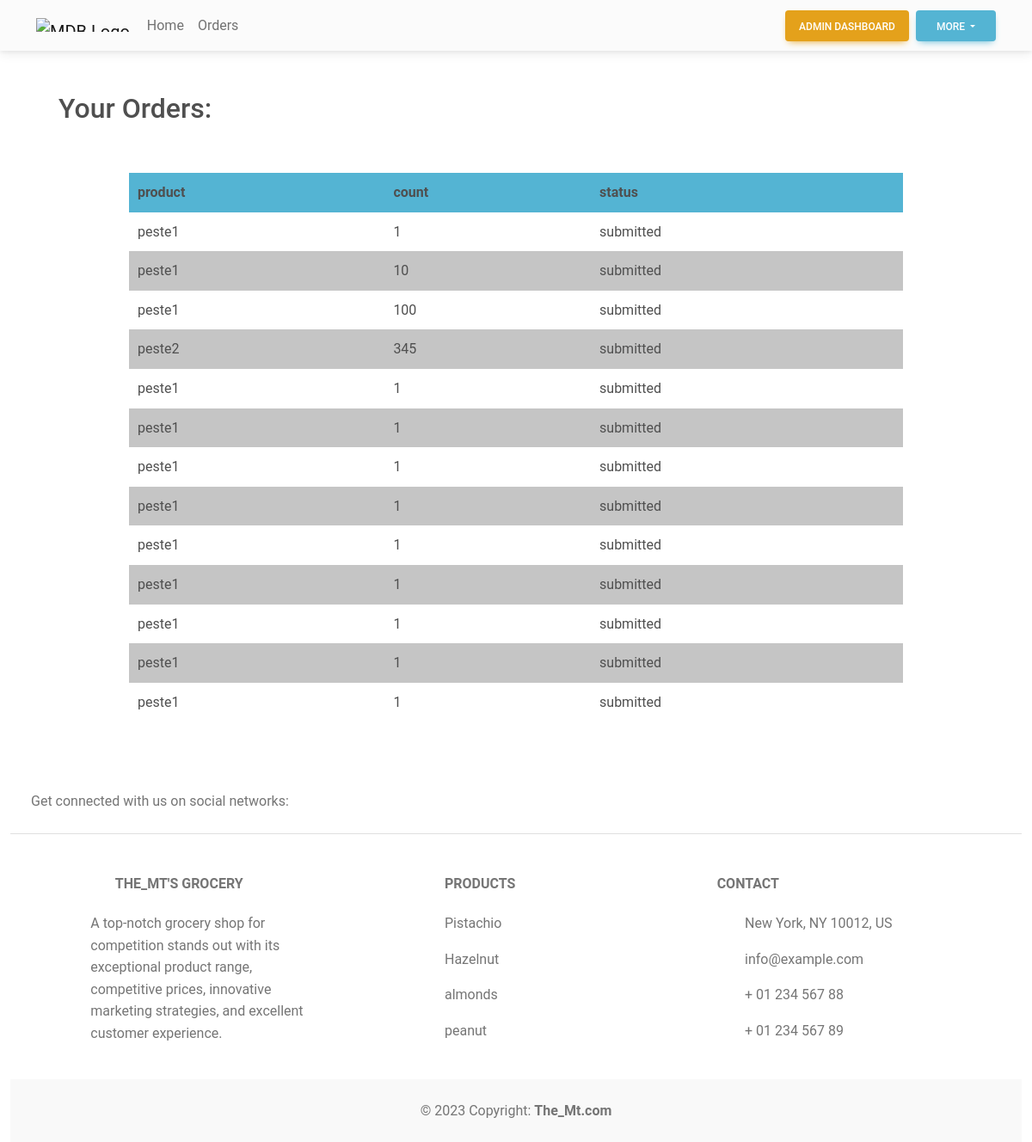
Screenshot of /userOrderList/ (signed in) with the database file from the repository.
### shop/models.py (models this page shows, shortened)
class Order(models.Model):
    user = models.ForeignKey(CustomUser, on_delete=models.CASCADE,default='')
    product = models.ForeignKey(InventoryProduct, on_delete=models.CASCADE,default='')
    quantity = models.PositiveIntegerField(blank=False, null=False, default=0)
    SUBMITTED = 'submitted'
    READY_TO_SEND = 'ready to send'
    STATUS_CHOICES = [(SUBMITTED, 'submitted'),
        (READY_TO_SEND, 'ready to send'),]
    status = models.CharField(max_length=50, choices=STATUS_CHOICES, default=SUBMITTED)

class InventoryProduct(models.Model):
    productId = models.ForeignKey(Product, on_delete=models.CASCADE, verbose_name="Product Name")
    inventoryId = models.ForeignKey(Inventory, on_delete=models.CASCADE, verbose_name="Inventory City")
    quantity = models.IntegerField()

class Product(models.Model):
    name = models.CharField(max_length=200)
    price = models.CharField(max_length=200)
    quantity = models.PositiveIntegerField(verbose_name="Quantity in Kg")
    pType = models.ForeignKey(ProductVariation, on_delete=models.CASCADE, verbose_name="Category Name")
    cityId = models.ForeignKey(City, on_delete=models.CASCADE, verbose_name="City Name")

### shop/views.py (the view)
# urls.py: path('userOrderList/', UserOrderList.as_view(), name='userOrderList'),
class UserOrderList(LoginRequiredMixin, ListView):
    model = Order
    template_name= 'userOrderList.html'
    def get_queryset(self):
        return Order.objects.filter(user=self.request.user)

### templates/userOrderList.html
{% extends 'base.html' %} {% load static %}
{% block cssLinks %}
<link rel="stylesheet" href="{% static 'css/userOrderList.css' %}">
{% endblock cssLinks %}
{% block content %}
<section class="userOrderList mb-5">
  <div class="container-fluid">
    <h2 class="text-capitalize w-75 m-5 px-2">your orders:</h2>
    <div class="row">
      <table class="w-75 mx-auto my-2 ">
        <thead class="bg-info">
            <tr>
                <th>product</th>
                <th>count</th>
                <th>status</th>
            </tr>
        </thead>
        <tbody>
            {% for o in object_list %}
            <tr class="">
              <td>{{ o.product.productId.name }}</td>
              <td>{{ o.quantity }}</td>
              <td>{{ o.status }}</td>
            </tr>
          {% endfor %}
        </tbody>
      </table>
  </div>
  </div>
</section>
{% endblock content %}

### static/css/userOrderList.css (style rules this page uses)
section.userOrderList { width: 100%; }
section.userOrderList> .container-fluid>.row>table>tbody>tr>td, section.userOrderList> .container-fluid>.row>table>thead>tr>th { padding: 10px; }
section.userOrderList> .container-fluid>.row>table>tbody>tr:nth-of-type(even) { background-color: rgba(0, 0, 0, 0.226) }

### rows the page displays
Order: product.productId.name "peste1", quantity "1", status "submitted"
Order: product.productId.name "peste1", quantity "10", status "submitted"
Order: product.productId.name "peste1", quantity "100", status "submitted"
Order: product.productId.name "peste2", quantity "345", status "submitted"
Order: product.productId.name "peste1", quantity "1", status "submitted"
Order: product.productId.name "peste1", quantity "1", status "submitted"
Order: product.productId.name "peste1", quantity "1", status "submitted"
Order: product.productId.name "peste1", quantity "1", status "submitted"
Order: product.productId.name "peste1", quantity "1", status "submitted"
Order: product.productId.name "peste1", quantity "1", status "submitted"
Order: product.productId.name "peste1", quantity "1", status "submitted"
Order: product.productId.name "peste1", quantity "1", status "submitted"
Order: product.productId.name "peste1", quantity "1", status "submitted"
